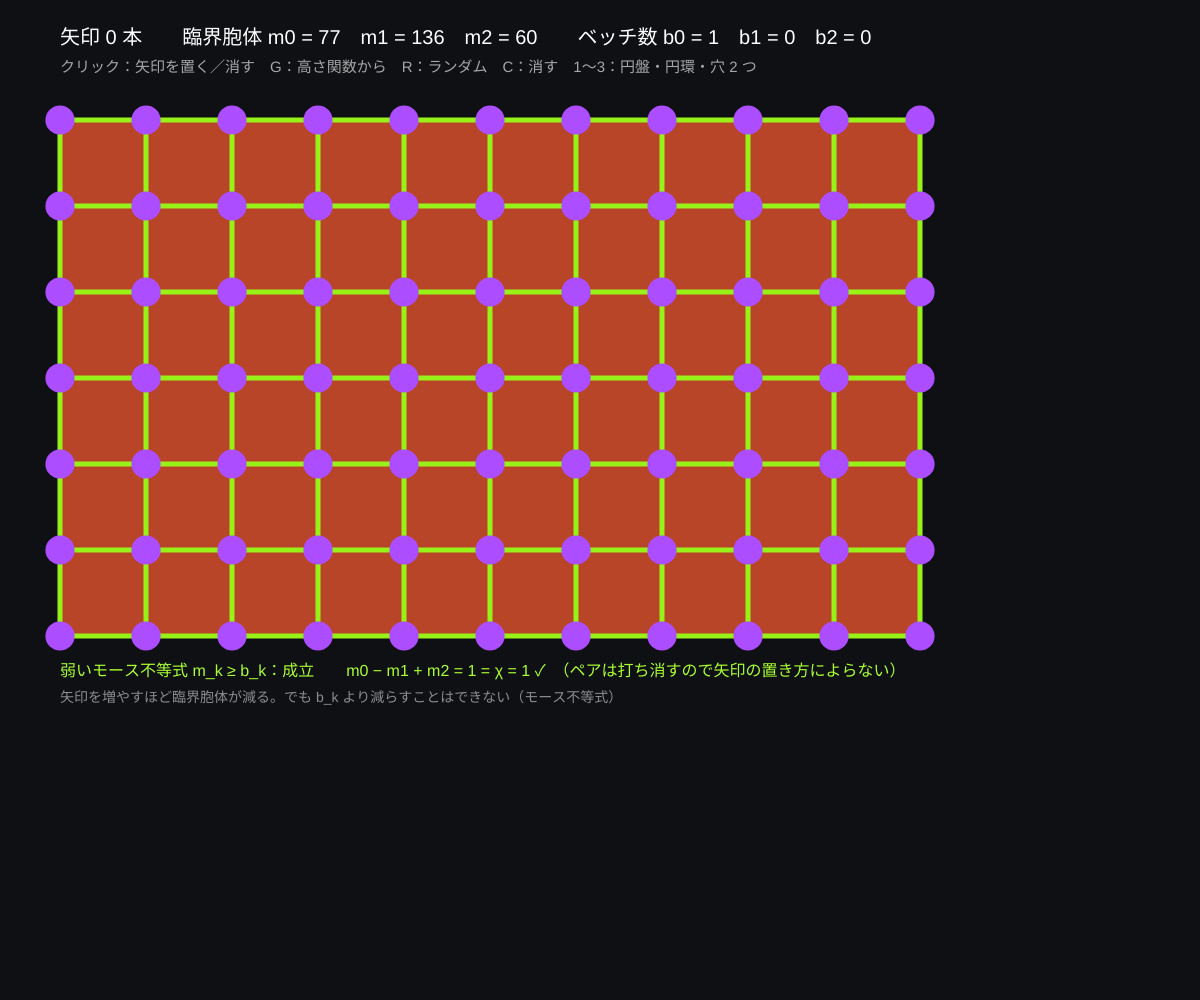
Frame 1 (no input)
Frame 60 (no input): identical to frame 1, image omitted
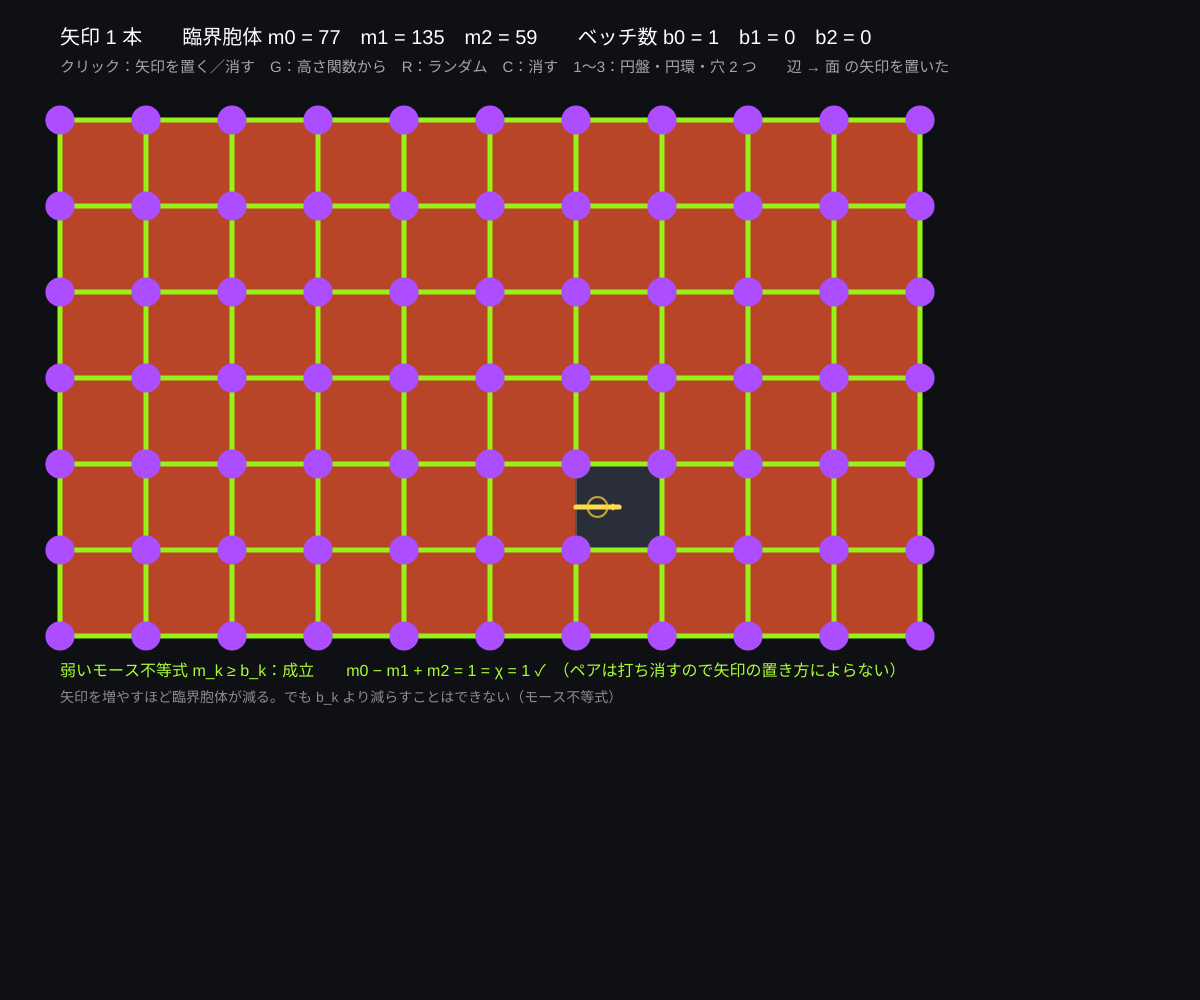
Frame 120 (the mouse pressed at the canvas centre since frame 60)

The p5.js sketch that drew these frames (run headless with seeded random() and noise() and a simulated clock; from frame 60 on, the mouse is pressed at the canvas centre):

// p5.js sketch
// ── sketch.js
// ============================================
// 03 離散勾配ベクトル場 ─ 矢印でマッチングをつくる
// 胞体に数を書く代わりに、矢印（頂点 → 辺、辺 → 面）だけを描く。ルールは「どの胞体も矢印は高々 1 本」
//   矢印のない胞体 = 臨界胞体（頂点 = 極小、辺 = 鞍点、面 = 極大）。m0, m1, m2 と b0, b1, b2 をくらべよう
// クリック = 矢印を置く／消す（胞体と隣の余面の間をクリック）/ G = 高さ関数から / R = ランダム / C = 全部消す / 1〜3 = 複体の形
// ============================================

let nx = 10, ny = 6, cs = 86;     // ★ 格子の大きさ
let cx, pos, pair = [], handles = [];
let ox = 60, oy = 120, shapeNo = 1;
let msg = '';

function setup() {
  createCanvas(windowWidth, windowHeight);
  colorMode(HSB, 360, 100, 100, 100);
  buildComplex();
}

// ★ 複体の形：1 = 円盤、2 = 穴 1 つ（円環）、3 = 穴 2 つ
function buildComplex() {
  let mask = (i, j) => shapeNo === 1 ? true : shapeNo === 2 ? !(i >= 4 && i < 6 && j >= 2 && j < 4) : !((i >= 2 && i < 4 && j >= 2 && j < 4) || (i >= 6 && i < 8 && j >= 2 && j < 4));
  cx = makeGridComplex(nx, ny, 'none', mask);
  pos = gridPositions(cx, ox, oy, cs);
  pair = new Array(cx.cells.length).fill(-1);
  // クリックの「つかみ所」：胞体 a とその余面 b の中点
  handles = [];
  for (let a = 0; a < cx.cells.length; a++) for (let b of cx.cells[a].cofaces) handles.push({ a, b, x: (pos[a].x + pos[b].x) / 2, y: (pos[a].y + pos[b].y) / 2 });
  msg = '';
}

// ★ 矢印を置く／消す。すでに矢印がある胞体は、先にその矢印を消す（1 胞体 1 本のルール）
function toggle(a, b) {
  if (pair[a] === b) { pair[a] = -1; pair[b] = -1; msg = '矢印を消した'; return; }
  for (let c of [a, b]) if (pair[c] >= 0) { pair[pair[c]] = -1; pair[c] = -1; }
  pair[a] = b; pair[b] = a;
  msg = (cx.cells[a].dim === 0 ? '頂点 → 辺' : '辺 → 面') + ' の矢印を置いた';
}

function draw() {
  background(225, 30, 8);
  drawGridComplex(cx, pair, ox, oy, cs, true);
  // マウスに近いつかみ所
  let hnd = nearestHandle();
  if (hnd) { noFill(); stroke(48, 80, 100, 70); strokeWeight(2); circle(hnd.x, hnd.y, 20); }

  let m = countCritical(cx, pair), b = bettiNumbers(cx);
  let nArrows = pair.filter((p, i) => p > i).length;
  fill(0, 0, 100); noStroke(); textSize(20); textAlign(LEFT, BASELINE);
  text('矢印 ' + nArrows + ' 本　　臨界胞体 m0 = ' + m[0] + '　m1 = ' + m[1] + '　m2 = ' + m[2] + '　　ベッチ数 b0 = ' + b.b0 + '　b1 = ' + b.b1 + '　b2 = ' + b.b2, ox, 44);
  fill(0, 0, 65); textSize(15);
  text('クリック：矢印を置く／消す　G：高さ関数から　R：ランダム　C：消す　1〜3：円盤・円環・穴 2 つ　　' + msg, ox, 72);
  // モース不等式
  let ok = m[0] >= b.b0 && m[1] >= b.b1 && m[2] >= b.b2;
  let alt = m[0] - m[1] + m[2];
  fill(ok ? 85 : 0, 80, 100); textSize(16);
  text('弱いモース不等式 m_k ≥ b_k：' + (ok ? '成立' : '不成立（矢印に閉路があるかも → 04）') + '　　m0 − m1 + m2 = ' + alt + ' = χ = ' + b.chi + (alt === b.chi ? ' ✓' : ' ✗') + '　（ペアは打ち消すので矢印の置き方によらない）', ox, oy + ny * cs + 40);
  fill(0, 0, 55); textSize(14);
  text('矢印を増やすほど臨界胞体が減る。でも b_k より減らすことはできない（モース不等式）', ox, oy + ny * cs + 66);
}

function nearestHandle() {
  let best = null, bd = cs * 0.28;
  for (let h of handles) { let d = dist(mouseX, mouseY, h.x, h.y); if (d < bd) { bd = d; best = h; } }
  return best;
}
function mousePressed() { let h = nearestHandle(); if (h) toggle(h.a, h.b); }

function keyPressed() {
  if (key === 'c' || key === 'C') { pair.fill(-1); msg = '全部臨界'; }
  if (key === 'r' || key === 'R') {
    pair.fill(-1);
    let order = handles.slice().sort(() => random() - 0.5);
    for (let h of order) if (pair[h.a] < 0 && pair[h.b] < 0 && random() < 0.85) { pair[h.a] = h.b; pair[h.b] = h.a; }
    msg = 'ランダムな矢印（閉路があるかも）';
  }
  if (key === 'g' || key === 'G') {
    noiseSeed(Math.floor(random(1000)));
    let h = []; for (let i = 0; i <= nx; i++) for (let j = 0; j <= ny; j++) if (cx.vid[i][j] >= 0) h[cx.vid[i][j]] = noise(i * 0.5, j * 0.5) + 0.0001 * (i * 3 + j);
    pair = gradientFromHeight(cx, h); msg = '高さ関数（ノイズ）から lower star 法で';
  }
  if (key === '1' || key === '2' || key === '3') { shapeNo = Number(key); buildComplex(); }
}

// ---------- やってみよう ----------
// 1. C のあと、頂点 → 辺の矢印だけを手で置いて m0 = 1 にしよう（木のようにつなぐ）
// 2. 続けて辺 → 面の矢印で m2 = 0、m1 = 0 にできる？（円盤なら m = (1, 0, 0) にできる）
// 3. 円環（2）では m1 を 0 にできない。どの辺がどうしても残る？
// 4. R を何回か押して、m0 − m1 + m2 がいつも χ になることを確かめよう


// ==================================================
// ここから下は「離散モース理論の道具」
//   格子の胞体複体をつくる・ベッチ数を数える・高さ関数から勾配場をつくる・臨界胞体を数える・描く
// ==================================================

// 格子（nx × ny マス）の胞体複体。ident は辺の同一視：'none' | 'torus' | 'sphere' | 'klein'
//   mask(i, j) が false のマス（面）は入れない（穴のある複体をつくる）
//   返り値 cx：cells = [{ dim, verts, faces, cofaces }]（頂点 → 辺 → 面の順に番号）
//             vid[i][j]・eh[i][j]（横の辺）・ev[i][j]（縦の辺）・fid[i][j] = 格子の位置 → 胞体番号（なければ -1）


// ==================================================
// ここから下は「離散モース理論の道具」
//   格子の胞体複体をつくる・高さ関数から勾配場をつくる・V-パスをたどる・ベッチ数を数える・描く
// ==================================================

// 格子（nx × ny マス）の胞体複体。ident は辺の同一視：'none' | 'torus' | 'sphere' | 'klein'
//   mask(i, j) が false のマス（面）は入れない（穴のある複体をつくる）
//   返り値 cx：cells = [{ dim, verts, faces, cofaces }]（頂点 → 辺 → 面の順に番号）
//             vid[i][j]・eh[i][j]（横の辺）・ev[i][j]（縦の辺）・fid[i][j] = 格子の位置 → 胞体番号（なければ -1）
function makeGridComplex(nx, ny, ident, mask) {
  ident = ident || 'none';
  let canon = (i, j) => {
    if (ident === 'torus') { i = i % nx; j = j % ny; }
    else if (ident === 'klein') { if (i === nx) { i = 0; j = ny - j; } if (j === ny) j = 0; }
    else if (ident === 'sphere') { if (j === 0) { j = i; i = 0; } else if (i === nx) { i = j; j = ny; } }
    return i + ',' + j;
  };
  let cells = [], keyId = {};
  let getCell = (k, dim, verts) => { if (keyId[k] === undefined) { keyId[k] = cells.length; cells.push({ dim, verts, faces: [], cofaces: [] }); } return keyId[k]; };
  let vid = [], eh = [], ev = [], fid = [];
  for (let i = 0; i <= nx; i++) { vid[i] = []; eh[i] = []; ev[i] = []; fid[i] = []; for (let j = 0; j <= ny; j++) { vid[i][j] = -1; eh[i][j] = -1; ev[i][j] = -1; fid[i][j] = -1; } }
  let keep = (i, j) => i >= 0 && j >= 0 && i < nx && j < ny && (!mask || mask(i, j));
  for (let i = 0; i <= nx; i++) for (let j = 0; j <= ny; j++)
    if (keep(i, j) || keep(i - 1, j) || keep(i, j - 1) || keep(i - 1, j - 1)) { let v = getCell('v' + canon(i, j), 0, []); cells[v].verts = [v]; vid[i][j] = v; }
  // 辺は「格子のどの位置の辺か」で同一視する（同じ 2 頂点をもつ別の辺もあるので頂点の組では区別しない）
  let canonE = (i, j, dir) => {
    if (ident === 'torus') { i = i % nx; j = j % ny; }
    else if (ident === 'klein') { if (dir === 'h' && j === ny) j = 0; if (dir === 'v' && i === nx) { i = 0; j = ny - j - 1; } }
    else if (ident === 'sphere') { if (dir === 'h' && j === 0) { dir = 'v'; j = i; i = 0; } else if (dir === 'v' && i === nx) { dir = 'h'; i = j; j = ny; } }
    return 'e' + dir + i + ',' + j;
  };
  let addEdge = (k, a, b) => (a < 0 || b < 0 || a === b) ? -1 : getCell(k, 1, [Math.min(a, b), Math.max(a, b)]);
  for (let i = 0; i <= nx; i++) for (let j = 0; j <= ny; j++) {
    if (i < nx && (keep(i, j) || keep(i, j - 1))) eh[i][j] = addEdge(canonE(i, j, 'h'), vid[i][j], vid[i + 1][j]);
    if (j < ny && (keep(i, j) || keep(i - 1, j))) ev[i][j] = addEdge(canonE(i, j, 'v'), vid[i][j], vid[i][j + 1]);
  }
  for (let i = 0; i < nx; i++) for (let j = 0; j < ny; j++) {
    if (!keep(i, j)) continue;
    let vs = [...new Set([vid[i][j], vid[i + 1][j], vid[i][j + 1], vid[i + 1][j + 1]])].sort((a, b) => a - b);
    let f = getCell('f' + i + ',' + j, 2, vs);
    fid[i][j] = f;
    for (let e of [eh[i][j], eh[i][j + 1], ev[i][j], ev[i + 1][j]]) if (e >= 0) { cells[e].ncof = (cells[e].ncof || 0) + 1; if (!cells[f].faces.includes(e)) cells[f].faces.push(e); }
  }
  for (let c = 0; c < cells.length; c++) {
    if (cells[c].dim === 1) cells[c].faces = cells[c].verts.slice();
    for (let f of cells[c].faces) if (!cells[f].cofaces.includes(c)) cells[f].cofaces.push(c);
  }
  return { cells, nx, ny, vid, eh, ev, fid, ident };
}

// ベッチ数：b0 = つながった塊の数（Union-Find）、b2 = 閉じた曲面の数、b1 = b0 + b2 − χ（Z2 係数）
function bettiNumbers(cx) {
  let cells = cx.cells, V = 0, E = 0, F = 0;
  let parent = cells.map((c, i) => i);
  let find = (a) => { while (parent[a] !== a) { parent[a] = parent[parent[a]]; a = parent[a]; } return a; };
  let union = (a, b) => { a = find(a); b = find(b); if (a !== b) parent[a] = b; };
  for (let i = 0; i < cells.length; i++) {
    let c = cells[i];
    if (c.dim === 0) V++;
    else if (c.dim === 1) { E++; union(c.verts[0], c.verts[1]); }
    else { F++; for (let e of c.faces) if (cells[e].cofaces.length === 2) union(cells[e].cofaces[0], cells[e].cofaces[1]); }   // 辺を共有する面をつなぐ
  }
  let b0 = 0, closed = {};
  for (let i = 0; i < cells.length; i++) {
    if (cells[i].dim === 0 && find(i) === i) b0++;
    if (cells[i].dim === 2) { let r = find(i); if (closed[r] === undefined) closed[r] = true; for (let e of cells[i].faces) if ((cells[e].ncof || 0) !== 2) closed[r] = false; }   // ncof = 面に接する回数（折り返しは 2 回）
  }
  let b2 = Object.values(closed).filter((x) => x).length;
  let chi = V - E + F;
  return { b0, b1: b0 + b2 - chi, b2, chi, V, E, F };
}

// 高さ関数 h[頂点] から離散勾配場（ペアリング）をつくる（lower star 法：Robins ら 2011）
//   返り値 pair[胞体] = 矢印の相手の胞体番号、臨界なら -1
function gradientFromHeight(cx, h) {
  let cells = cx.cells, n = cells.length;
  let pair = new Array(n).fill(-1), done = new Array(n).fill(false);
  // 胞体の「値」= 頂点の高さを大きい順に並べた列（同じ高さは頂点番号で区別）
  let gval = cells.map((c) => c.verts.map((v) => [h[v], v]).sort((a, b) => b[0] - a[0] || b[1] - a[1]));
  let cmp = (a, b) => { let x = gval[a], y = gval[b]; for (let k = 0; k < Math.min(x.length, y.length); k++) { if (x[k][0] !== y[k][0]) return x[k][0] - y[k][0]; if (x[k][1] !== y[k][1]) return x[k][1] - y[k][1]; } return x.length - y.length; };
  for (let x = 0; x < n; x++) {
    if (cells[x].dim !== 0) continue;
    let inL = {}, L = [];                                   // x の lower star：x がいちばん高い頂点である胞体
    for (let e of cells[x].cofaces) if (gval[e][0][1] === x) { L.push(e); inL[e] = true; for (let f of cells[e].cofaces) if (gval[f][0][1] === x && !inL[f]) { L.push(f); inL[f] = true; } }
    done[x] = true;
    if (!L.length) continue;                                // 臨界な頂点（極小）
    let unpaired = (a) => cells[a].faces.filter((b) => inL[b] && !done[b]);
    let edges = L.filter((c) => cells[c].dim === 1).sort(cmp);
    let delta = edges[0];
    pair[x] = delta; pair[delta] = x; done[delta] = true;   // いちばん低い辺と x をペアに
    let pq0 = edges.slice(1), pq1 = [];
    let addCof = (a) => { for (let b of cells[a].cofaces) if (inL[b] && !done[b] && unpaired(b).length === 1 && !pq1.includes(b)) pq1.push(b); };
    addCof(delta);
    while (pq0.length || pq1.length) {
      while (pq1.length) {
        pq1.sort(cmp);
        let a = pq1.shift(), u = unpaired(a);
        if (u.length === 0) pq0.push(a);
        else { let b = u[0]; pair[a] = b; pair[b] = a; done[a] = done[b] = true; pq0 = pq0.filter((c) => c !== b); addCof(a); addCof(b); }
      }
      if (pq0.length) { pq0.sort(cmp); let g = pq0.shift(); done[g] = true; addCof(g); }   // g は臨界
    }
  }
  return pair;
}

// 臨界胞体の数 [m0, m1, m2]
function countCritical(cx, pair) {
  let m = [0, 0, 0];
  for (let i = 0; i < cx.cells.length; i++) if (pair[i] < 0) m[cx.cells[i].dim]++;
  return m;
}

// 各胞体の描く位置 pos[胞体] = { x, y }（頂点 = 格子点、辺 = 中点、面 = 中心。同一視された胞体は最初の位置）
function gridPositions(cx, ox, oy, cs) {
  let pos = new Array(cx.cells.length).fill(null);
  let put = (c, x, y) => { if (c >= 0 && !pos[c]) pos[c] = { x, y }; };
  for (let i = 0; i <= cx.nx; i++) for (let j = 0; j <= cx.ny; j++) {
    put(cx.vid[i][j], ox + i * cs, oy + j * cs);
    put(cx.eh[i][j], ox + (i + 0.5) * cs, oy + j * cs);
    put(cx.ev[i][j], ox + i * cs, oy + (j + 0.5) * cs);
    put(cx.fid[i][j], ox + (i + 0.5) * cs, oy + (j + 0.5) * cs);
  }
  return pos;
}

// 格子複体を描く（左上 ox, oy・1 マス cs）。臨界：頂点 = 紫、辺 = ライム、面 = コーラル。showArrows で矢印も描く
//   g を渡すとその createGraphics に描く（省略ならキャンバス）
function drawGridComplex(cx, pair, ox, oy, cs, showArrows, g) {
  g = g || window;
  let { cells, nx, ny, vid, eh, ev, fid } = cx;
  g.noStroke();
  for (let i = 0; i < nx; i++) for (let j = 0; j < ny; j++) {
    let f = fid[i][j]; if (f < 0) continue;
    if (pair[f] < 0) g.fill(12, 80, 95, 75); else g.fill(225, 25, 22);
    g.rect(ox + i * cs + 1, oy + j * cs + 1, cs - 2, cs - 2);
  }
  for (let i = 0; i <= nx; i++) for (let j = 0; j <= ny; j++) {
    let e = eh[i][j];
    if (e >= 0) { if (pair[e] < 0) { g.stroke(85, 90, 95); g.strokeWeight(5); } else { g.stroke(0, 0, 42); g.strokeWeight(1.5); } g.line(ox + i * cs, oy + j * cs, ox + (i + 1) * cs, oy + j * cs); }
    e = ev[i][j];
    if (e >= 0) { if (pair[e] < 0) { g.stroke(85, 90, 95); g.strokeWeight(5); } else { g.stroke(0, 0, 42); g.strokeWeight(1.5); } g.line(ox + i * cs, oy + j * cs, ox + i * cs, oy + (j + 1) * cs); }
  }
  g.noStroke();
  for (let i = 0; i <= nx; i++) for (let j = 0; j <= ny; j++) {
    let v = vid[i][j]; if (v < 0) continue;
    if (pair[v] < 0) { g.fill(272, 70, 100); g.circle(ox + i * cs, oy + j * cs, cs * 0.34); } else { g.fill(0, 0, 72); g.circle(ox + i * cs, oy + j * cs, Math.max(3, cs * 0.14)); }
  }
  if (!showArrows) return;
  let half = cs / 2;
  for (let i = 0; i <= nx; i++) for (let j = 0; j <= ny; j++) {
    let x = ox + i * cs, y = oy + j * cs, v = vid[i][j];
    if (v >= 0 && pair[v] >= 0) {                                        // 頂点 → 辺
      let p = pair[v];
      if (i < nx && eh[i][j] === p) drawArrow(x, y, x + half, y, cs, g);
      if (i > 0 && eh[i - 1][j] === p) drawArrow(x, y, x - half, y, cs, g);
      if (j < ny && ev[i][j] === p) drawArrow(x, y, x, y + half, cs, g);
      if (j > 0 && ev[i][j - 1] === p) drawArrow(x, y, x, y - half, cs, g);
    }
    let e = eh[i][j];
    if (e >= 0 && pair[e] >= 0 && cells[pair[e]].dim === 2) {            // 横の辺 → 面
      if (j < ny && fid[i][j] === pair[e]) drawArrow(x + half, y, x + half, y + half, cs, g);
      if (j > 0 && fid[i][j - 1] === pair[e]) drawArrow(x + half, y, x + half, y - half, cs, g);
    }
    e = ev[i][j];
    if (e >= 0 && pair[e] >= 0 && cells[pair[e]].dim === 2) {            // 縦の辺 → 面
      if (i < nx && fid[i][j] === pair[e]) drawArrow(x, y + half, x + half, y + half, cs, g);
      if (i > 0 && fid[i - 1][j] === pair[e]) drawArrow(x, y + half, x - half, y + half, cs, g);
    }
  }
}

function drawArrow(x1, y1, x2, y2, cs, g) {
  g = g || window;
  let a = Math.atan2(y2 - y1, x2 - x1), hd = Math.min(8, cs * 0.22);
  g.stroke(48, 70, 100); g.strokeWeight(Math.max(1.5, cs * 0.06));
  g.line(x1, y1, x2, y2);
  g.noStroke(); g.fill(48, 70, 100);
  g.triangle(x2, y2, x2 - hd * Math.cos(a - 0.5), y2 - hd * Math.sin(a - 0.5), x2 - hd * Math.cos(a + 0.5), y2 - hd * Math.sin(a + 0.5));
}
